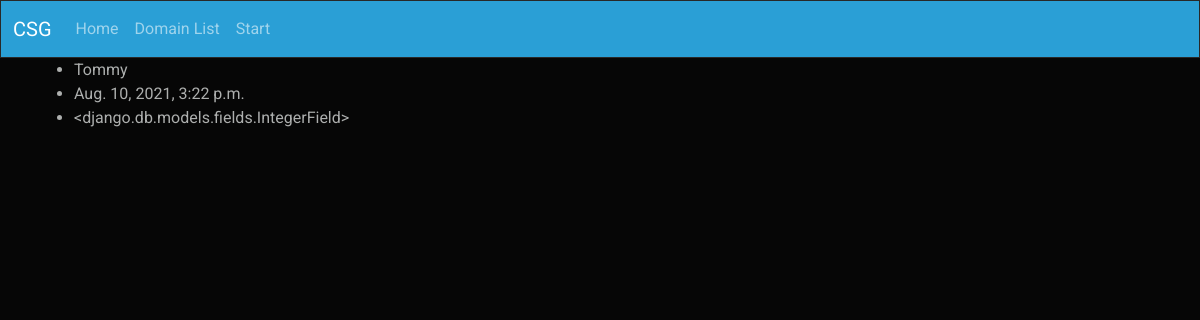
Page /users/1 on the committed database.
### mySite/models.py (models this page shows, shortened)
class User(models.Model):
     name = models.CharField(max_length=50, unique=True)
     accountCreatedOn = models.DateTimeField()
     endpointsContributed = models.IntegerField

### mySite/views.py (the view)
# urls.py: path('users/<int:id>', userDetail),
def userDetail(request, id):
    user = get_object_or_404(User, pk=id)
    return render(request, "mySite/User.html", {"User": user})

### mySite/templates/mySite/User.html (shortened to what this page needs)
{% extends "base.html"%}
{% block content %}
    <div class="container">
        <ul>
       <li>{{User.name}}</li>
       <li>{{User.accountCreatedOn}}</li>
       <li>{{User.endpointsContributed}}</li>
        </ul>
    </div>
{% endblock %}

### rows in the picture
User: name "Tommy", accountCreatedOn "Aug. 10, 2021, 3:22 p.m.", endpointsContributed "<django.db.models.fields.IntegerField>"
